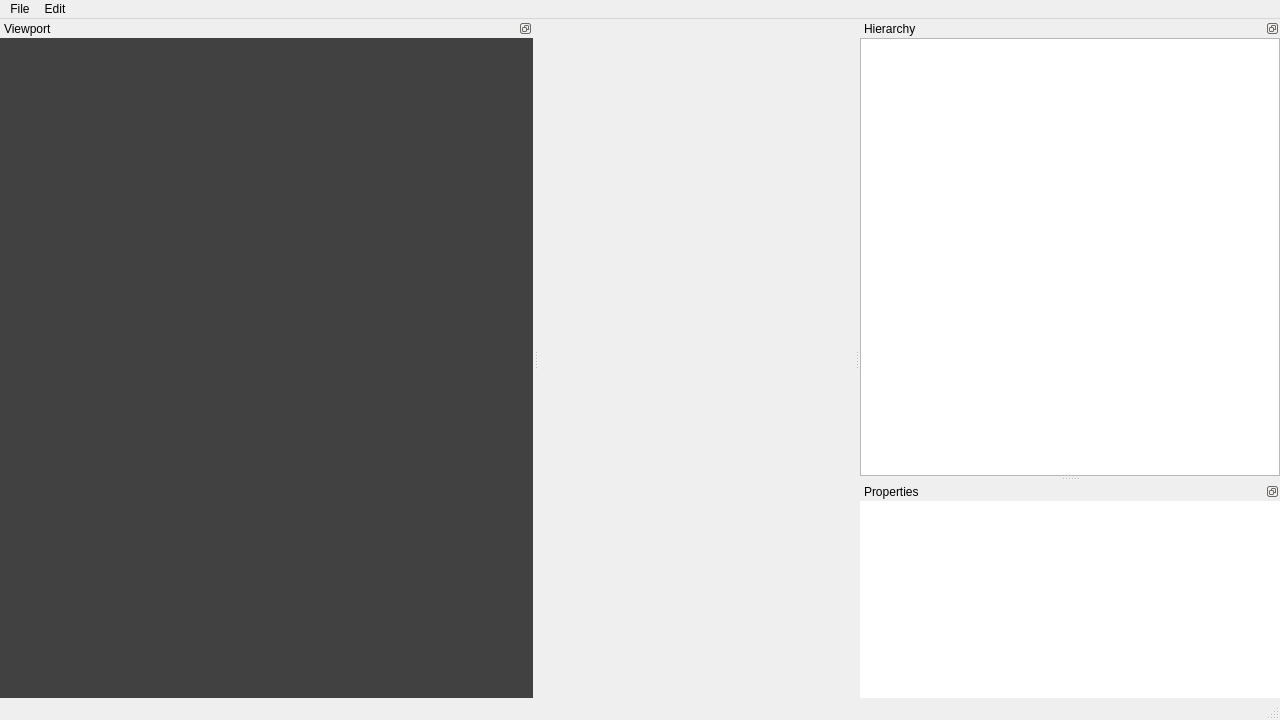
<?xml version="1.0" encoding="UTF-8"?>
<ui version="4.0">
 <class>MainWindow</class>
 <widget class="QMainWindow" name="MainWindow">
  <property name="geometry">
   <rect>
    <x>0</x>
    <y>0</y>
    <width>1280</width>
    <height>720</height>
   </rect>
  </property>
  <property name="sizePolicy">
   <sizepolicy hsizetype="Preferred" vsizetype="Preferred">
    <horstretch>0</horstretch>
    <verstretch>0</verstretch>
   </sizepolicy>
  </property>
  <property name="minimumSize">
   <size>
    <width>1280</width>
    <height>720</height>
   </size>
  </property>
  <property name="windowTitle">
   <string>MainWindow</string>
  </property>
  <property name="styleSheet">
   <string notr="true"/>
  </property>
  <property name="dockOptions">
   <set>QMainWindow::AllowTabbedDocks|QMainWindow::AnimatedDocks</set>
  </property>
  <widget class="QWidget" name="centralwidget">
   <property name="sizePolicy">
    <sizepolicy hsizetype="Preferred" vsizetype="Preferred">
     <horstretch>0</horstretch>
     <verstretch>0</verstretch>
    </sizepolicy>
   </property>
   <property name="minimumSize">
    <size>
     <width>0</width>
     <height>0</height>
    </size>
   </property>
  </widget>
  <widget class="QMenuBar" name="menubar">
   <property name="geometry">
    <rect>
     <x>0</x>
     <y>0</y>
     <width>1280</width>
     <height>26</height>
    </rect>
   </property>
   <widget class="QMenu" name="menuFile">
    <property name="title">
     <string>File</string>
    </property>
   </widget>
   <widget class="QMenu" name="menuEdit">
    <property name="title">
     <string>Edit</string>
    </property>
   </widget>
   <addaction name="menuFile"/>
   <addaction name="menuEdit"/>
  </widget>
  <widget class="QStatusBar" name="statusbar"/>
  <widget class="QDockWidget" name="viewport_dock">
   <property name="sizePolicy">
    <sizepolicy hsizetype="Preferred" vsizetype="Preferred">
     <horstretch>1</horstretch>
     <verstretch>1</verstretch>
    </sizepolicy>
   </property>
   <property name="minimumSize">
    <size>
     <width>160</width>
     <height>111</height>
    </size>
   </property>
   <property name="maximumSize">
    <size>
     <width>524287</width>
     <height>524287</height>
    </size>
   </property>
   <property name="sizeIncrement">
    <size>
     <width>0</width>
     <height>0</height>
    </size>
   </property>
   <property name="whatsThis">
    <string/>
   </property>
   <property name="floating">
    <bool>false</bool>
   </property>
   <property name="features">
    <set>QDockWidget::DockWidgetFloatable|QDockWidget::DockWidgetMovable</set>
   </property>
   <property name="allowedAreas">
    <set>Qt::AllDockWidgetAreas</set>
   </property>
   <property name="windowTitle">
    <string>Viewport</string>
   </property>
   <attribute name="dockWidgetArea">
    <number>1</number>
   </attribute>
   <widget class="QWidget" name="viewport_contents">
    <property name="sizePolicy">
     <sizepolicy hsizetype="Preferred" vsizetype="Preferred">
      <horstretch>1</horstretch>
      <verstretch>1</verstretch>
     </sizepolicy>
    </property>
    <property name="minimumSize">
     <size>
      <width>0</width>
      <height>0</height>
     </size>
    </property>
    <property name="sizeIncrement">
     <size>
      <width>0</width>
      <height>0</height>
     </size>
    </property>
    <property name="styleSheet">
     <string notr="true">background: rgb(65, 65, 65)</string>
    </property>
    <layout class="QGridLayout" name="gridLayout_2" rowstretch="0">
     <property name="sizeConstraint">
      <enum>QLayout::SetDefaultConstraint</enum>
     </property>
     <property name="leftMargin">
      <number>0</number>
     </property>
     <property name="topMargin">
      <number>0</number>
     </property>
     <property name="rightMargin">
      <number>0</number>
     </property>
     <property name="bottomMargin">
      <number>0</number>
     </property>
     <property name="spacing">
      <number>0</number>
     </property>
     <item row="0" column="0">
      <widget class="QMdiArea" name="viewport_render_area">
       <property name="enabled">
        <bool>true</bool>
       </property>
       <property name="sizePolicy">
        <sizepolicy hsizetype="Preferred" vsizetype="Preferred">
         <horstretch>1</horstretch>
         <verstretch>1</verstretch>
        </sizepolicy>
       </property>
       <property name="sizeAdjustPolicy">
        <enum>QAbstractScrollArea::AdjustIgnored</enum>
       </property>
       <property name="background">
        <brush brushstyle="SolidPattern">
         <color alpha="255">
          <red>65</red>
          <green>65</green>
          <blue>65</blue>
         </color>
        </brush>
       </property>
       <property name="viewMode">
        <enum>QMdiArea::SubWindowView</enum>
       </property>
      </widget>
     </item>
    </layout>
   </widget>
  </widget>
  <widget class="QDockWidget" name="scene_hierarchy_dock">
   <property name="sizePolicy">
    <sizepolicy hsizetype="Expanding" vsizetype="Expanding">
     <horstretch>1</horstretch>
     <verstretch>1</verstretch>
    </sizepolicy>
   </property>
   <property name="minimumSize">
    <size>
     <width>420</width>
     <height>113</height>
    </size>
   </property>
   <property name="features">
    <set>QDockWidget::DockWidgetFloatable|QDockWidget::DockWidgetMovable</set>
   </property>
   <property name="windowTitle">
    <string>Hierarchy</string>
   </property>
   <attribute name="dockWidgetArea">
    <number>2</number>
   </attribute>
   <widget class="QWidget" name="scene_hierarchy_contents">
    <layout class="QGridLayout" name="gridLayout">
     <property name="leftMargin">
      <number>0</number>
     </property>
     <property name="topMargin">
      <number>0</number>
     </property>
     <property name="rightMargin">
      <number>0</number>
     </property>
     <property name="bottomMargin">
      <number>0</number>
     </property>
     <property name="spacing">
      <number>0</number>
     </property>
     <item row="0" column="0">
      <widget class="QTreeView" name="scene_hierarchy_tree">
       <property name="defaultDropAction">
        <enum>Qt::IgnoreAction</enum>
       </property>
       <property name="selectionBehavior">
        <enum>QAbstractItemView::SelectItems</enum>
       </property>
      </widget>
     </item>
    </layout>
   </widget>
  </widget>
  <widget class="QDockWidget" name="object_properties_dock">
   <property name="enabled">
    <bool>true</bool>
   </property>
   <property name="sizePolicy">
    <sizepolicy hsizetype="Expanding" vsizetype="Expanding">
     <horstretch>1</horstretch>
     <verstretch>1</verstretch>
    </sizepolicy>
   </property>
   <property name="minimumSize">
    <size>
     <width>420</width>
     <height>100</height>
    </size>
   </property>
   <property name="floating">
    <bool>false</bool>
   </property>
   <property name="features">
    <set>QDockWidget::DockWidgetFloatable|QDockWidget::DockWidgetMovable</set>
   </property>
   <property name="allowedAreas">
    <set>Qt::AllDockWidgetAreas</set>
   </property>
   <property name="windowTitle">
    <string>Properties</string>
   </property>
   <attribute name="dockWidgetArea">
    <number>2</number>
   </attribute>
   <widget class="QWidget" name="object_properties_contents">
    <property name="styleSheet">
     <string notr="true">background: rgb(255, 255, 255)</string>
    </property>
    <layout class="QVBoxLayout" name="verticalLayout_2">
     <property name="spacing">
      <number>0</number>
     </property>
     <property name="leftMargin">
      <number>0</number>
     </property>
     <property name="topMargin">
      <number>0</number>
     </property>
     <property name="rightMargin">
      <number>0</number>
     </property>
     <property name="bottomMargin">
      <number>0</number>
     </property>
    </layout>
   </widget>
  </widget>
  <zorder>scene_hierarchy_dock</zorder>
  <zorder>object_properties_dock</zorder>
  <zorder>viewport_dock</zorder>
 </widget>
 <resources/>
 <connections/>
</ui>
